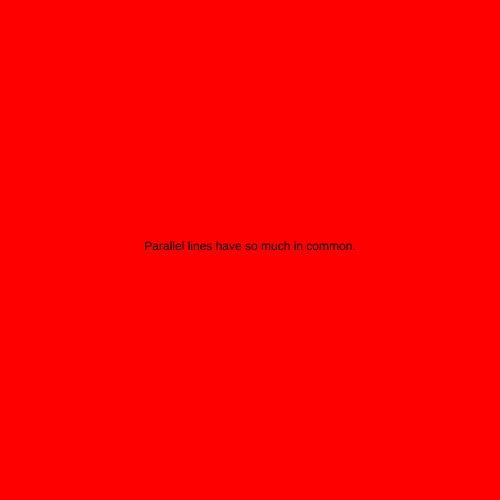
Frame 1 (no input)
Frame 60 (no input): identical to frame 1, image omitted
Frame 120 (the mouse pressed at the canvas centre since frame 60): identical to frame 1, image omitted

The p5.js sketch that drew this single still picture (run headless with seeded random() and noise() and a simulated clock; from frame 60 on, the mouse is pressed at the canvas centre):

// p5.js sketch
// ── sketch.js
let state=0;
function setup(){
  createCanvas(500,500);
  rectMode(CENTER);
  textAlign(CENTER);
}

function draw() {
switch (state) {
  case 0:
    background("red");
    text("Parallel lines have so much in common.", width / 2, height /2);
    break;

    case 1:
      background("blue");
      text("It's a shame they'll never meet", width / 2, height /2);
}
}
function mouseReleased(){
  state++ ;
  if (state > 1) state =0;
}
